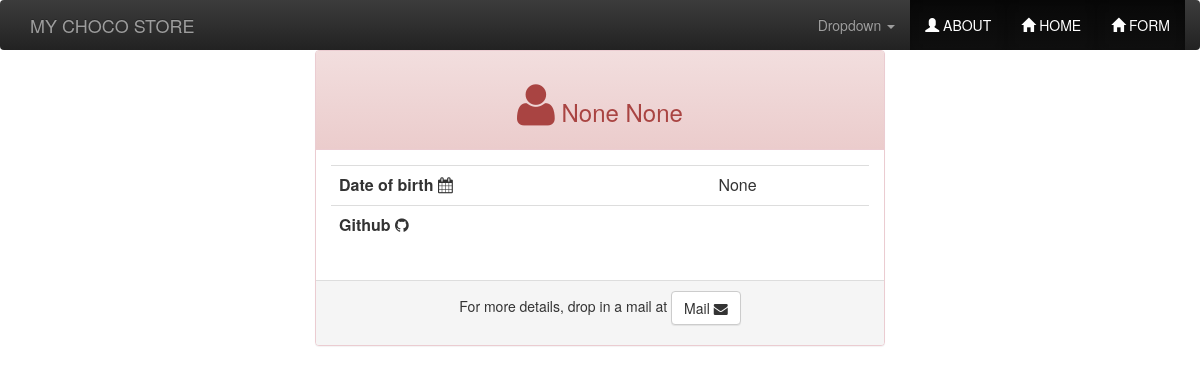
Page /register/user/profile/view/ (signed in) on the committed database.
### register/models.py (models this page shows, shortened)
class User(AbstractBaseUser):
    user_id = models.AutoField(primary_key=True)
    user_first_name = models.CharField(_('First Name'), max_length=32, blank=True, null=True,
                                  validators=[RegexValidator(regex='^[A-Za-z]*$')])
    user_last_name = models.CharField(_('Last Name'), max_length=32, blank=True, null=True,
                                    validators=[RegexValidator(regex='^[A-Za-z]*$')])
    email = models.EmailField(_('Email'), db_index=True, unique=True)
    user_dob = models.DateField(_('Birth Date'), blank=True, null=True)
    user_gender = models.CharField(_('Gender'), max_length=1, choices=GENDER, blank=True, null=True)
    user_github = models.CharField(_('Github Profile'),max_length=100,blank=True )
    user_linkedin = models.CharField(_('Linkedin Profile'),max_length=100,blank=True )
    user_bio = models.CharField(_('Short Bio'), max_length=1000,blank=True )
    user_occupation = models.CharField(_('Occupation'), max_length=100,blank=True )
    user_nationality = models.CharField(_('Nationality'), max_length=100,blank=True )
    date_joined = models.DateTimeField(auto_now_add=True)
    username = models.CharField(_('username'), max_length=32, blank=False, unique=True)
    is_active = models.BooleanField(default=True)
    is_admin = models.BooleanField(default=False)
    objects = MyUserManager()
    USERNAME_FIELD = 'email'
    REQUIRED_FIELDS = ['username']

### register/views.py (the view)
class UserProfileView(LoginRequiredMixin, CurrentUserMixin, DetailView):
    pass

### register/views.py (called while the page is built)
    def get_object(self, *args, **kwargs):
        try: obj = super(CurrentUserMixin, self).get_object(*args, **kwargs)
        except AttributeError: obj = self.request.user
        return obj

### register/templates/register/user_detail.html (shortened to what this page needs)
{%  extends 'base.html' %}
{% load register_extras %}
{%  load staticfiles %}
{%  block body %}
<div class="col-md-6 col-md-offset-3">
    <div class="panel panel-danger" >
        <div class="panel-heading">
            <h3 style="text-align: center"><i class="fa fa-user fa-2x" aria-hidden="true"></i> {{ user.user_first_name }} {{  user.user_last_name }}</h3>
        </div>
        <div class="panel-body">
            <table class="table table-responsive ">
                <tbody>
                <tr>
                    <td>
                        <b>Date of birth </b><i class="fa fa-calendar"></i>
                    </td>
                    <td>
                        {{ user.user_dob }}
                    </td>
                </tr>
                <tr>
                    <td>
                        <b>Github <i class="fa fa-github"></i></b>
                    </td>
                    <td>
                    </td>
                </tr>
                </tbody>
            </table>
        </div>
        <div class="panel-footer" style="text-align: center">
            <p>For more details, drop in a mail at <a href="mailto:{{  user.email }}">
                <button class="btn btn-default"> Mail <i class="fa fa-envelope"></i> </button></p>
        </div>
    </div>
</div>
{%  endblock body %}

### rows in the picture
User: user_first_name "None", user_last_name "None", user_dob "None"
